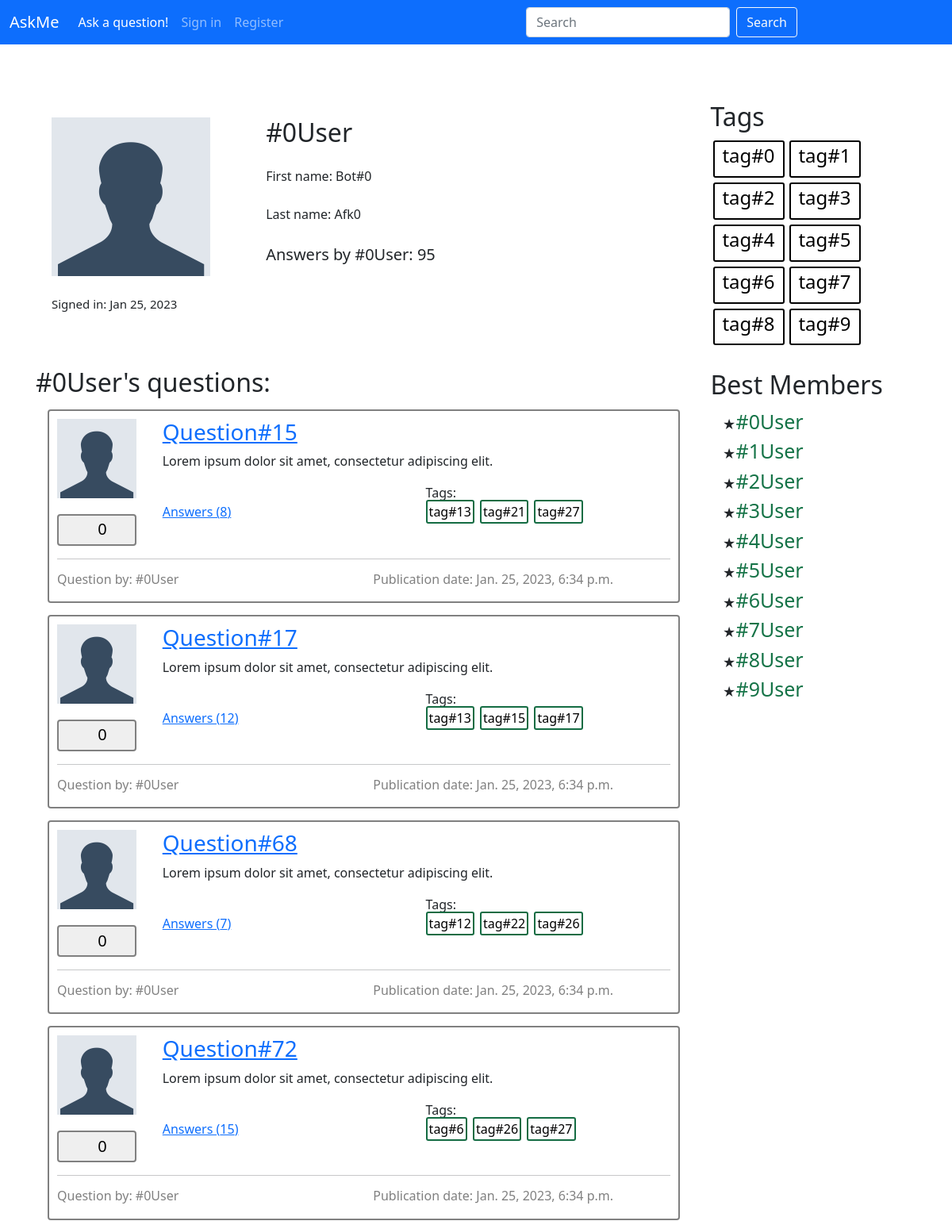
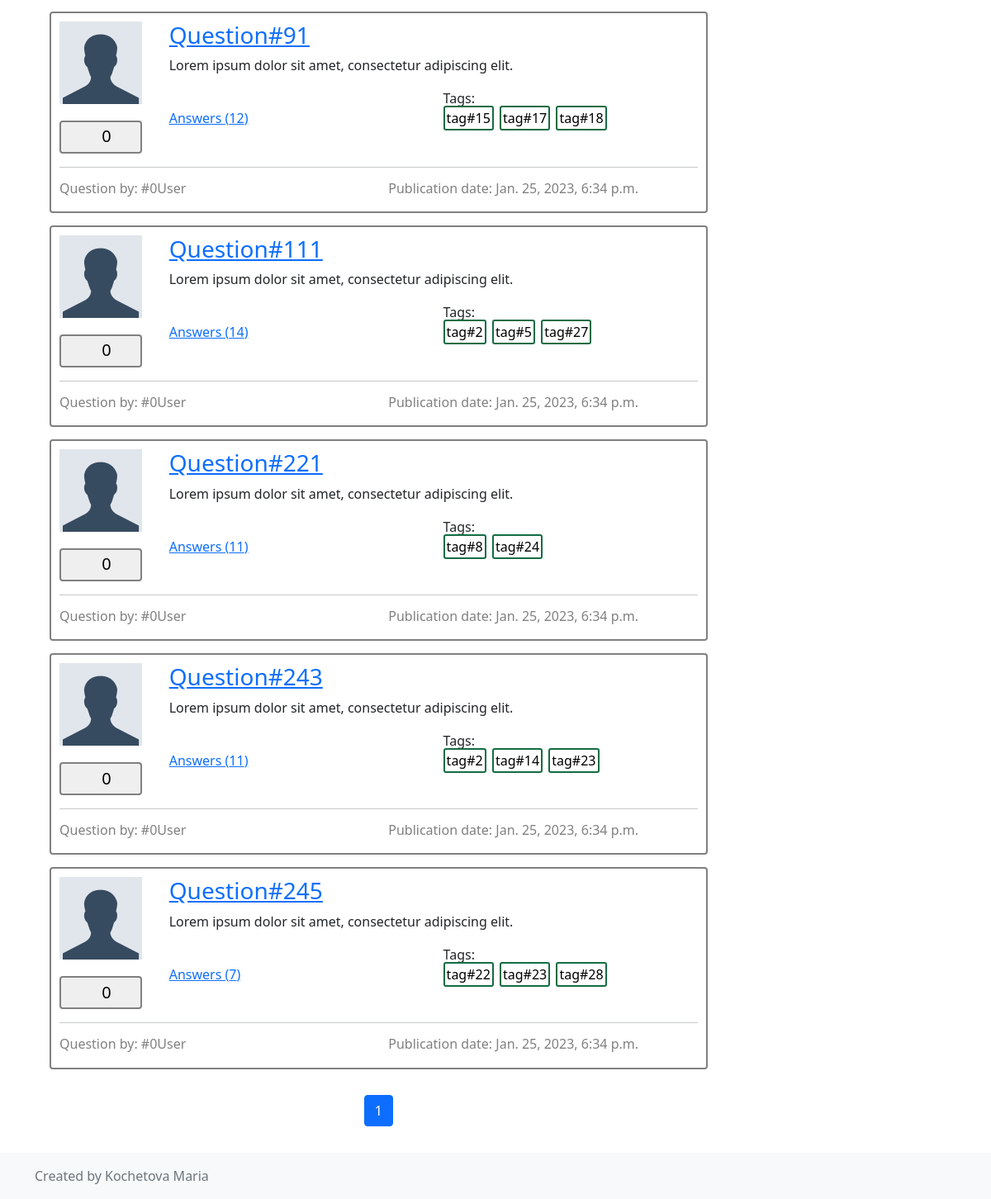
Page /profile/1/ on the committed database (2 pictures, top to bottom).
### app/models.py (models this page shows, shortened)
class Profile(models.Model):
    objects = ProfileManager()
    user = models.OneToOneField(User, null=True, related_name='profile_related', on_delete=models.CASCADE)
    avatar = models.ImageField(null=True, blank=True, upload_to='profiles/avatars/')
    bio = models.TextField(null=True, blank=True, max_length=100)
    def answers(self):
        return Answer.objects.filter(author_id=self.id).count()

class Question(models.Model):
    objects = QuestionManager()
    author = models.ForeignKey(Profile, null=False, on_delete=models.CASCADE)
    tags = models.ManyToManyField(Tag, blank=True, related_name='questions')
    date = models.DateTimeField(auto_now=True)
    title = models.CharField(max_length=100)
    text = models.TextField(max_length=5000)
    def get_author(self):
        return self.author
    def get_username(self):
        return self.author.user.username
    def get_like_count(self):
        return LikeQ.objects.filter(question_id=self.id).count()
    def get_answer_count(self):
        return Answer.objects.filter(question_id=self.id).count()
    def get_tags(self):
        return self.tags.all()

class Tag(models.Model):
    objects = TagManager()
    title = models.CharField(max_length=30)

### app/views.py (the view)
# urls.py: path('profile/<int:i>/', views.profile, name="profile"),
def profile(request, i: int):
    content = create_content(models.Question.objects.get_questions_for_user(i), request)
    content["user"] = models.Profile.objects.get_user_by_id(i)
    return render(request, 'profile.html', content)

### app/models.py (called while the page is built)
    def get_questions_for_user(self, user_id):
        return self.filter(author__user_id=user_id)

    def get_user_by_id(self, u_id):
        return self.get(user_id=u_id)

### app/views.py (called while the page is built)
def pagination(objects, request):
    paginator = Paginator(objects, PAGINATION_SIZE)
    page_number = request.GET.get('page')
    page = paginator.get_page(page_number)
    return page

def create_content_right():
    content = {
        "tags": top_tags,
        "users": top_users,
    }
    return content

def create_content(objects, request):
    page = pagination(objects, request)
    content = create_content_right()
    content["content"] = page
    return content

### templates/profile.html (shortened to what this page needs)
{% extends 'inc/base.html' %}
{% load static %}
{% block content %}
    <div class="container profile_info mt-5">
        <div class="row">
            <div class="col-4 ">
                <div class="profile_avatar">
                    {% if user.avatar %}
                        <img src="{{ user.avatar.url }}" alt="">
                    {% else %}
                        <img src="{% static 'img/default.png' %}" alt="">
                    {% endif %}
                </div>
            <div class="reg_date mt-4">
                    <span> Signed in: {{ user.user.date_joined | date:"M d, Y" }}</span>
                </div>
            </div>
            <div class="col-8 user_info">
                <div class="profile_nickname">
                    <h2 class="header-green">{{ user.user.username  }}</h2>
                </div>
                {% if user.user.first_name %}
                <div class="mt-4">
                    <span>First name: {{ user.user.first_name }}</span>
                </div>
                {% endif %}
                {% if user.user.last_name %}
                     <div class="mt-4">
                    <span>Last name: {{ user.user.last_name }}</span>
                </div>
                {% endif %}
                <div class="answers_count mt-4">
                    <span>Answers by {{ user.user.username }}: {{ user.answers }} </span>
                </div>
            </div>
        </div>
    </div>
    <div class="mt-5">
        <h2 class="header-green"> {{ user.user.username  }}'s questions: </h2>
    </div>
    {% for question in content %}
        {% include 'inc/single_question.html' %}
    {% endfor %}
    {% include 'inc/paginator.html' %}
{% endblock content %}

### templates/inc/base.html (shortened to what this page needs)
{% load static %}
<!DOCTYPE html>
<html lang="en" class="h-100">
<head>
    <link rel="stylesheet" href="{% static 'css/bootstrap.min.css' %}">
    <link rel="stylesheet" type="text/css" href="{% static 'css/main.css' %}">
</head>
<body class="d-flex flex-column h-100">
<header>
    <nav class="navbar navbar-expand-md navbar-dark fixed-top bg-primary ">
        <div class="container-fluid">
            <a class="navbar-brand" href="{% url "index" %}">AskMe</a>
            <div class="collapse navbar-collapse" id="navbarCollapse">
                <ul class="navbar-nav me-5 mb-2 mb-md-0">
                    <li class="nav-item">
                        <a class="nav-link active" aria-current="page" href="{% url "askform" %}">Ask a question!</a>
                    </li>
                    {% if not request.user.is_authenticated %}
                         <li class="nav-item">
                        <a class="nav-link" href="{% url "login_page" %}">Sign in</a>
                    </li>
                    <li class="nav-item">
                        <a href="{% url "register" %}" class="nav-link">Register</a>
                    </li>
                    {% endif %}
                </ul>
                <form class="d-flex" style="margin-left: 250px;">
                    <input class="form-control me-2" type="search" placeholder="Search" aria-label="Search">
                    <button class="btn btn-outline-light" type="submit">Search</button>
                </form>
            </div>
        </div>
    </nav>
</header>
<main class="flex-shrink-0">
    <div class="container">
        <div class="row">
            <div class="col-9">
                {% block content %}
                {% endblock content %}
            </div>
            <div class="col-3">
                {% block tags %}
                    {% include 'inc/best_tags_members.html' %}
                {% endblock tags %}
            </div>
        </div>
    </div>
</main>
<footer class="footer mt-auto py-3 bg-light">
    <div class="container">
        <span class="text-muted">Created by Kochetova Maria</span>
    </div>
</footer>
</body>
</html>

### templates/inc/single_question.html (shortened to what this page needs)
{% load static %}
<div class="question">
    <div class="row">
        <div class="col-2">
            <div class="avatar">
                {% if question.get_author.avatar %}
                    <img src="{{ MEDIA_URL }}{{ question.get_author.avatar.url }}" alt="">
                {% else %}
                    <img src="{% static 'img/default.png' %}" alt="">
                {% endif %}
            </div>
            <button class="counter like_question" data-id="{{ question.id }}">
                <span>{{ question.get_like_count }}</span>
            </button>
        </div>
        <div class="col-10">
            <h3><a class="header-green" href="{% url "single_q" question.id %}">{{ question.title }}</a></h3>
            <p class="question_text">{{ question.text }}</p>
            <div class="row align-items-end question-meta">
                <div class="col mb-5">
                    <a href="{% url "single_q" question.id %}#answers_list"> Answers
                        ({{ question.get_answer_count }})</a>
                </div>
                <div class="col mb-5">
                    <span class="header-green tags_title">Tags: </span>
                    <div>
                        {% for tag in question.get_tags %}
                            <a class="tag_in_question" href="{% url "single_tag" tag.title %}">{{ tag.title }}</a>
                        {% endfor %}
                    </div>
                </div>
            </div>
        </div>
    </div>
    <hr>
    <div class="row">
        <div class="col-6 ">
            <h6><a class="name_by_question" href="{% url "profile" question.author.user.id %}"> Question
                by: {{ question.get_username }}</a></h6>
        </div>
        <div class="col-6">
            <h6 class="pub_date">Publication date: {{ question.date }}</h6>
        </div>
    </div>
</div>

### templates/inc/paginator.html (shortened to what this page needs)
{% load static %}
<footer class="mt-auto py-3">
    <nav aria-label="Page navigation example">
        <ul class="pagination justify-content-center">
            <li class="page-item active">
                <a class="page-link " href="#"> {{ content.number }}</a>
            </li>
        </ul>
    </nav>
</footer>

### templates/inc/best_tags_members.html
{% load static %}
<h2 class="mt-5"> Tags </h2>
    <div class="tagcontainer">
        {% for tag in tags %}
           {% include "inc/single_tag.html" %}
        {% endfor %}
    </div>
    <div style="margin-top: 300px">
        <h2 class="members"> Best Members </h2>
        <ul class="members_list">
        {% for user in users %}
            <li><a class="members_list_item" href="{% url "profile" user.user.id %}"> {{user.user.username}}</a></li>
        {% endfor %}
        </ul>
    </div>

### templates/inc/single_tag.html
{% load static %}
<div class="tag">
    <h4><a href ="{% url "single_tag" tag.title %}"> {{ tag.title }}</a> </h4>
</div>

### static/css/main.css (style rules this page uses)
body { background-color: #FFF; }
.question { background-color: white; border: 2px solid gray; border-radius: 4px; margin: 15px; padding: 10px; }
.avatar { height: 100px; width: 100px; margin-bottom: 20px; }
.avatar img { max-width: 100%; height: 100%; width: 100%; object-fit: cover; }
.counter { width: 100px; padding: 5px; border: solid gray 2px; border-radius: 4px; height: 40px; transition: 0.25s; }
.counter span { font-size: 20px; margin-left: 10px; position: relative; top: -10%; }
.question_text { max-height: 190px; min-height: 10px; overflow: hidden; }
.tag_in_question { padding: 2px; margin-right: 3px; margin-bottom: 10px; overflow: hidden; max-width: 10px; border: #146c43 solid 2px; border-radius: 3px; text-decoration: none; color: black; transition: 0.2s; }
.name_by_question { text-decoration: none; color: gray; transition: 0.2s; }
.pub_date { color: gray; }
.question-meta { height: 60px; }
main > .container { padding: 60px 15px 0; margin-top: 20px; }
.members { margin-top:50% }
.tag { background-color: white; min-height: 45px; text-align: center; min-width: 90px; margin: 3px; padding: 3px; border: 2px solid black; border-radius: 3px; float: left; transition: 0.2s; }
.tag a { text-decoration: none; color: black; }
.profile_info { background-color: white; padding: 20px; border: gray; }
.profile_avatar { height: 200px; width: 200px; }
.profile_avatar img { max-width: 100%; height: 100%; width: 100%; object-fit: cover; }
.reg_date { font-size: 15px; }
.answers_count { font-size: 20px; }
.members_list li::marker { content: "\2605"; size: 10px; margin-right: 5px; }
.members_list_item { text-decoration: none; font-size: 25px; color: #157347; }

### rows in the picture
Profile: user.date_joined "Jan 25, 2023", user.username "#0User", user.first_name "Bot#0", user.last_name "Afk0", answers "95"
Question: get_like_count "0", title "Question#15", text "Lorem ipsum dolor sit amet, consectetur adipiscing elit.", get_answer_count "8", get_username "#0User", date "Jan. 25, 2023, 6:34 p.m."
Tag: title "tag#13"
Tag: title "tag#21"
Tag: title "tag#27"
Question: get_like_count "0", title "Question#17", text "Lorem ipsum dolor sit amet, consectetur adipiscing elit.", get_answer_count "12", get_username "#0User", date "Jan. 25, 2023, 6:34 p.m."
Tag: title "tag#15"
Tag: title "tag#17"
Question: get_like_count "0", title "Question#68", text "Lorem ipsum dolor sit amet, consectetur adipiscing elit.", get_answer_count "7", get_username "#0User", date "Jan. 25, 2023, 6:34 p.m."
Tag: title "tag#12"
Tag: title "tag#22"
Tag: title "tag#26"
Question: get_like_count "0", title "Question#72", text "Lorem ipsum dolor sit amet, consectetur adipiscing elit.", get_answer_count "15", get_username "#0User", date "Jan. 25, 2023, 6:34 p.m."
Tag: title "tag#6"
Question: get_like_count "0", title "Question#91", text "Lorem ipsum dolor sit amet, consectetur adipiscing elit.", get_answer_count "12", get_username "#0User", date "Jan. 25, 2023, 6:34 p.m."
Tag: title "tag#18"
Question: get_like_count "0", title "Question#111", text "Lorem ipsum dolor sit amet, consectetur adipiscing elit.", get_answer_count "14", get_username "#0User", date "Jan. 25, 2023, 6:34 p.m."
Tag: title "tag#2"
Tag: title "tag#5"
Question: get_like_count "0", title "Question#221", text "Lorem ipsum dolor sit amet, consectetur adipiscing elit.", get_answer_count "11", get_username "#0User", date "Jan. 25, 2023, 6:34 p.m."
Tag: title "tag#8"
Tag: title "tag#24"
Question: get_like_count "0", title "Question#243", text "Lorem ipsum dolor sit amet, consectetur adipiscing elit.", get_answer_count "11", get_username "#0User", date "Jan. 25, 2023, 6:34 p.m."
Tag: title "tag#14"
Tag: title "tag#23"
Question: get_like_count "0", title "Question#245", text "Lorem ipsum dolor sit amet, consectetur adipiscing elit.", get_answer_count "7", get_username "#0User", date "Jan. 25, 2023, 6:34 p.m."
Tag: title "tag#28"
Tag: title "tag#0"
Tag: title "tag#1"
Tag: title "tag#3"
Tag: title "tag#4"
Tag: title "tag#7"
Tag: title "tag#9"
Profile: user.username "#1User"
Profile: user.username "#2User"
Profile: user.username "#3User"
Profile: user.username "#4User"
Profile: user.username "#5User"
Profile: user.username "#6User"
Profile: user.username "#7User"
Profile: user.username "#8User"
Profile: user.username "#9User"

### other values in the picture
{{ content.number }} "1"
